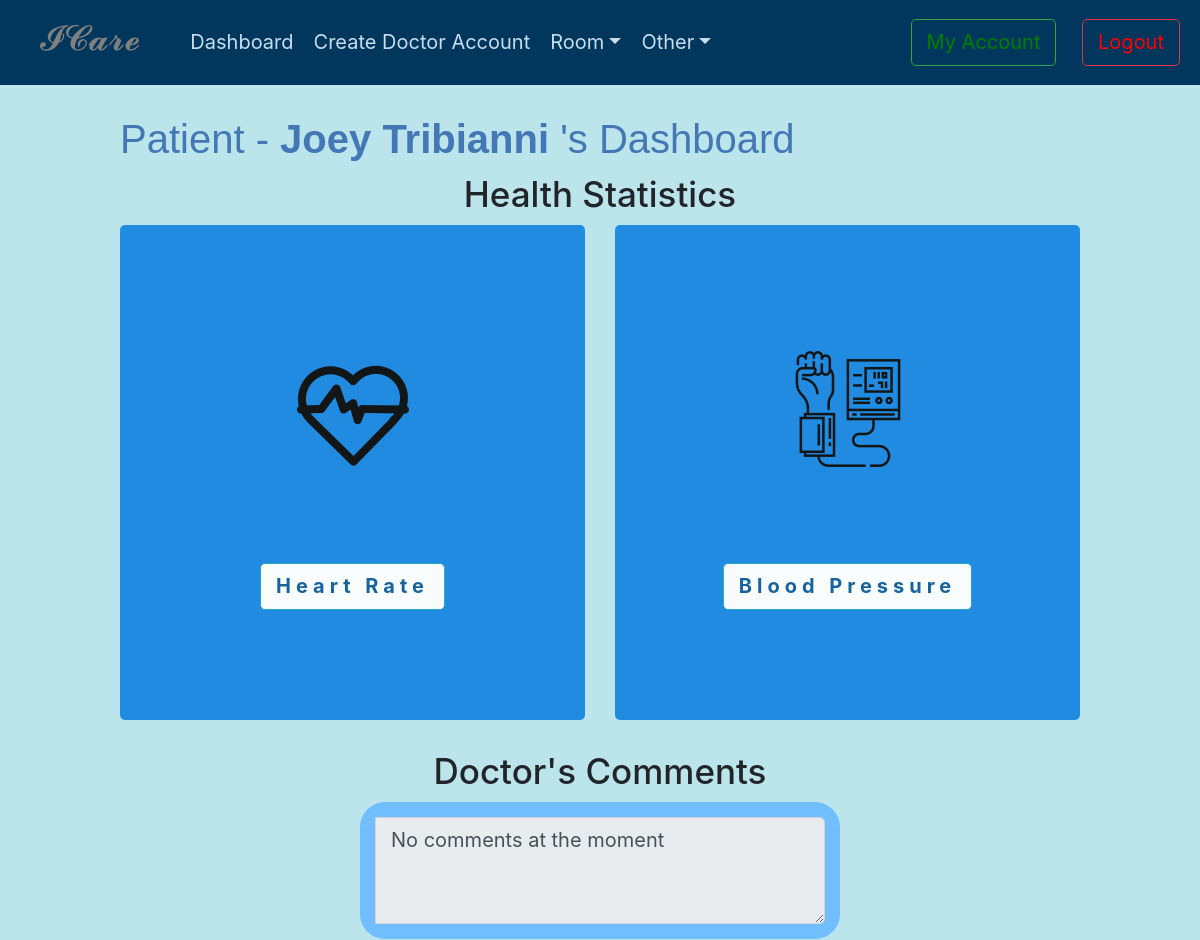
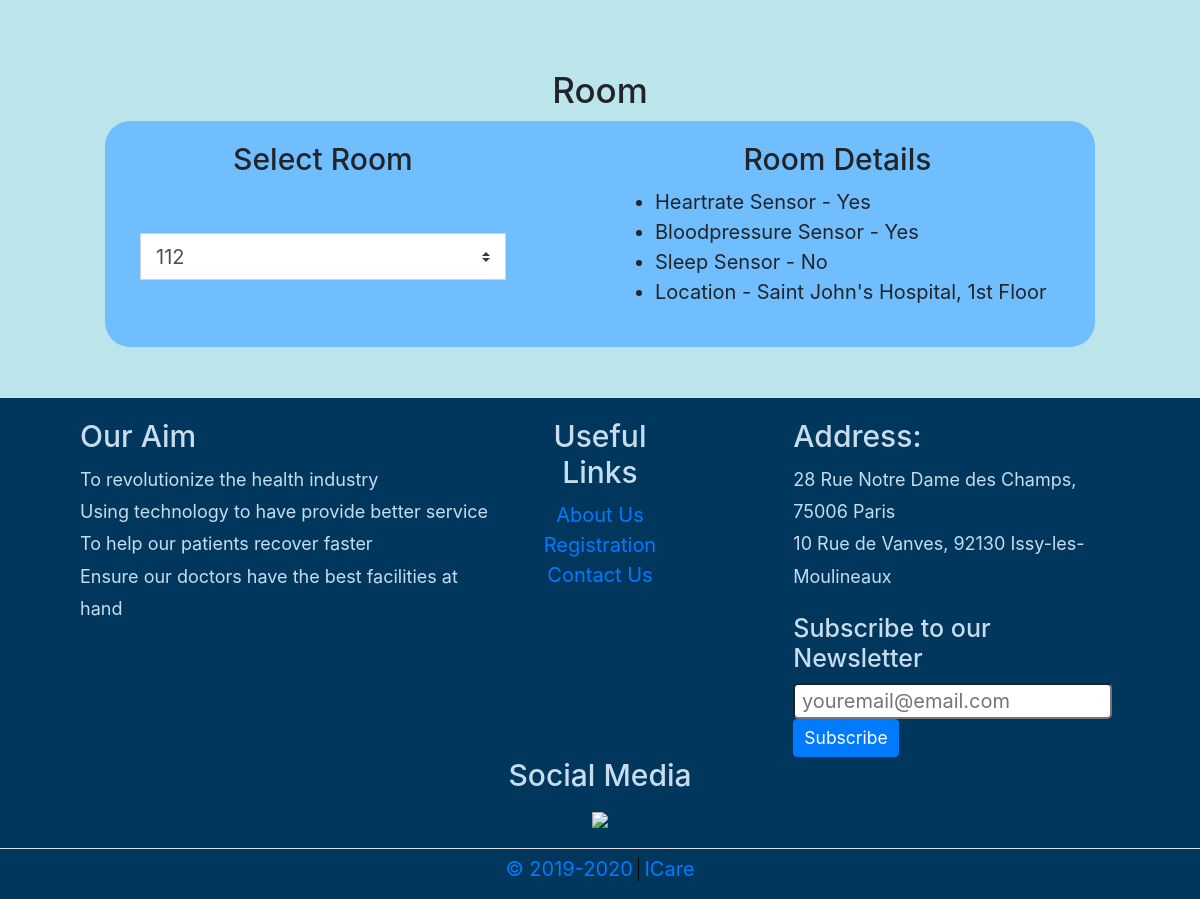
The page /view-patient-dashboard.php?id=58 (signed in) on the database its author committed (2 pictures, top to bottom).
### tables this page shows
CREATE TABLE `patient` (
  `idPatient` int(10) NOT NULL,
  `First_Name` varchar(45) DEFAULT NULL,
  `Last_Name` varchar(45) DEFAULT NULL,
  `Phone_number` varchar(45) DEFAULT NULL,
  `BirthDate` varchar(45) DEFAULT NULL,
  `Address` varchar(45) DEFAULT NULL,
  `Cholesterol` varchar(450) DEFAULT NULL,
  `Emerg_FirstName` varchar(45) DEFAULT NULL,
  `Emerg_LastName` varchar(45) DEFAULT NULL,
  `Emerg_Relation` varchar(45) DEFAULT NULL,
  `Emerg_PhoneNumber1` varchar(20) DEFAULT NULL,
  `Emerg2_PhoneNumber2` varchar(20) DEFAULT NULL,
  `Emerg_PhoneNumber2` varchar(20) DEFAULT NULL,
  `HepatitisB` varchar(45) DEFAULT NULL,
  `ChickenPox` varchar(45) DEFAULT NULL,
  `Measles` varchar(45) DEFAULT NULL,
  `Medical_History` varchar(800) DEFAULT NULL,
  `Height` varchar(45) DEFAULT NULL,
  `Weight` varchar(45) DEFAULT NULL,
  `DoctorId` int(11) DEFAULT NULL,
  `Gender` varchar(30) NOT NULL,
  `Occupation` varchar(30) NOT NULL,
  `Marital_Status` varchar(30) NOT NULL,
  `EmailID` varchar(50) NOT NULL,
  `Social_Security` varchar(50) NOT NULL,
  `Emerg2_Relation` varchar(50) NOT NULL,
  `Emerg2_FirstName` varchar(50) NOT NULL,
  `Emerg2_PhoneNumber1` varchar(20) NOT NULL,
  `BloodPressure` varchar(100) NOT NULL,
  `HeartDisease` varchar(100) NOT NULL,
  `Vaccination_History` varchar(100) NOT NULL,
  `OtherHealthIssues` varchar(500) NOT NULL,
  `Emerg2_LastName` varchar(30) NOT NULL,
  `DoctorComments` text DEFAULT NULL,
  `RoomNo` int(20) NOT NULL
);

CREATE TABLE `room` (
  `RoomID` int(11) NOT NULL,
  `RoomNo` int(20) DEFAULT NULL,
  `Location` varchar(45) DEFAULT NULL,
  `Occupied` varchar(3) NOT NULL,
  `HeartRateSensor` varchar(3) DEFAULT NULL,
  `HeartRateSensorID` int(11) NOT NULL,
  `BloodPressureSensor` varchar(3) NOT NULL,
  `BloodPressureSensorID` int(11) NOT NULL,
  `SleepSensor` varchar(3) NOT NULL,
  `SleepSensorID` int(11) NOT NULL,
  `PatientID` int(11) NOT NULL
);

### view-patient-dashboard.php (the view, shortened to what this page needs)
<?php
    global $patient_id;
    include('includes/header.php');
    if(isset($_GET['id'])) {
		$patient_id = $_GET['id'];
	}
    if(isset($patient_id)) {
        $record = mysqli_query($conn, "SELECT * FROM patient WHERE idPatient=$patient_id");
        $n = mysqli_fetch_array($record);
        $FirstName    			=  $n['First_Name'];
        $LastName    			=  $n['Last_Name'];
        $Comments               =  $n['DoctorComments'];
        $RoomNo               =  $n['RoomNo'];
        $record = mysqli_query($conn, "SELECT * FROM room WHERE PatientID=$patient_id");
        $n = mysqli_fetch_array($record);
        $bloodpressure    			=  $n['BloodPressureSensor'];
        $heartrate    			=  $n['HeartRateSensor'];
        $count=0;
    }
?>
    <div class="main-content">
        <h2> Patient -
        <?php  if (isset($patient_id)) : ?>
            <strong>
                <?php echo $FirstName, " ", $LastName;?>
            </strong>'s Dashboard <?php endif ?>
        </h2>
        <h3 class="text-center">Health Statistics</h3>
        <div class="row" >
            <?php if($heartrate == "Yes"){ $count++; echo '
                <div class="col">
                    <div class="rounded" style="background-color: #1082df; opacity: 0.9; text-align: center;">
                        <br><br><br><br>
                        <a><img src="images/heartrate-sensor.png" alt=""></a>
                        <br><br><br><br>
                        <div class="text-left">
                            <p class="text-center">
                                <a href="#"><button type="button" style="background-color: white;color: #065596;letter-spacing: 5px;" class="btn btn-info btn-md" data-toggle="modal" data-target="#ecg"><b>Heart Rate</b></button></a>
                            </p>
                            <br><br><br>
                        </div>
                    </div>
                </div>
                <div class="modal fade" id="ecg" tabindex="-1" role="dialog" aria-labelledby="exampleModalCenterTitle" aria-hidden="true">
                    <div class="modal-dialog modal-dialog-centered" role="document">
                        <div class="modal-content">
                            <div class="modal-header">
                                <h5 class="modal-title" id="exampleModalCenterTitle">Heart Rate </h5>
                                <button type="button" class="close" data-dismiss="modal" aria-label="Close">
                                    <span aria-hidden="true">&times;</span>
                                </button>
                            </div>
                            <div class="modal-body">
                                <img style="max-width: 100%;" src="images/ecg%20gif.gif" alt="">
                            </div>
                            <div class="modal-footer">
                                <button type="button" class="btn btn-secondary" data-dismiss="modal">Close</button>
                            </div>
                        </div>
                    </div>
                </div>
            '; }?>
            <?php if($bloodpressure == "Yes"){ $count++; echo '
                <div class="col">
                    <div class="rounded" style="background-color: #1082df; opacity: 0.9; text-align: center;">
                        <br><br><br><br>
                        <a><img src="images/bloodpressure-sensor.png" alt=""> </a>
                        <br><br><br><br>
                        <div class="text-left">
                            <p class="text-center">
                                <a href="#"><button type="button" style="background-color: white;color: #065596;letter-spacing: 5px" class="btn btn-info btn-md" data-toggle="modal" data-target="#exampleModalCenter"><b>Blood Pressure </b></button></a>
                            </p>
                        </div>
                        <br><br><br>
                    </div>
                </div>
                <div class="modal fade" id="exampleModalCenter" tabindex="-1" role="dialog" aria-labelledby="exampleModalCenterTitle" aria-hidden="true" >
                    <div class="modal-dialog modal-dialog-centered" role="document">
                        <div class="modal-content">
                            <div class="modal-header">
                                <h5 class="modal-title" id="exampleModalCenterTitle">Blood Pressure</h5>
                                <button type="button" class="close" data-dismiss="modal" aria-label="Close">
                                    <span aria-hidden="true">&times;</span>
                                </button>
                            </div>
                            <div class="modal-body">
                                <div class="rounded" style="background-color: white; text-align: center;">
                                    <div style="font-size: 80px" id="demo">
                                        <script>
                                            document.getElementById("demo").innerHTML = Math.floor(Math.random() * (150 - 90)) + 90;
                                        </script>
                                    </div>
                                </div>
                            </div>
                            <div class="modal-footer">
                                <button type="button" class="btn btn-secondary" data-dismiss="modal">Close</button>
                            </div>
                        </div>
                    </div>
                </div>
            '; }?>
        </div>
        <div class="row" style="padding: 30px 0;">
            <form class="col-md-12" action="view-patient-dashboard.php?id=<?php echo $patient_id?>" method="post">
                <h3 class="text-center">Doctor's Comments</h3>
                <div class="input-group col-md-6" style="margin:auto; padding: 15px; background-color: #70befe;   border-radius: 25px;">
                    <textarea class="form-control" rows="3" <?php if(userType()!=2) echo 'readonly'?> name="DoctorComments"><?php echo $Comments ; ?></textarea>
                </div>
            </form>
        </div>
        <div class="row" style="padding-top:30px;">
            <h3 style="margin:10px auto;">Room</h3>
            <form class="col-md-12 row" action="view-patient-dashboard.php?id=<?php echo $patient_id?>" method="post" style="margin:auto; padding: 20px; background-color: #70befe;   border-radius: 25px;">
                <div class="input-group col-md-5" >
                    <?php if(userType()==4) {
                        echo '
                            <h4 style="margin: 0 auto 10px auto;">Patient Room</h4>
                        ';} else {
                        echo '
                            <h4 style="margin: 0 auto 10px auto;">Select Room</h4>
                        '; }
                    ?>
                    <div class="input-group">
                        <select class="custom-select" name="room_no" <?php if(userType()==4){ echo 'disabled';}  ?> required>
                            <option selected><?php echo $RoomNo; ?></option>
                        </select>
                        <br>
                    </div>
                </div>
                <?php if(($RoomNo==0) && (userType()!=4)) {
                    echo "
                    <div class='input-group col-md-6 offset-md-1' >
                        <h4 style='margin: 0 auto 10px auto;'>Room Details</h4>
                        <div class='input-group ml-5'>
                            <ul>
                                <li>First Assign Room to Patient</li>
                            <ul>
                        </div>
                    </div>
                    ";
                } else {
                ?>
                <div class="input-group col-md-6 offset-md-1" >
                    <h4 style="margin: 0 auto 10px auto;">Room Details</h4>
                    <div class="input-group">
                        <ul>
                            <?php
                                    $records = mysqli_query($conn, "SELECT * FROM room WHERE RoomNo = '$RoomNo'");
                                    while ($row = mysqli_fetch_assoc($records)) {
                                        $HeartRateSensor = $row['HeartRateSensor'];
                                        $BloodPressureSensor = $row['BloodPressureSensor'];
                                        $SleepSensor = $row['SleepSensor'];
                                        $Location = $row['Location'];
                                ?>
                                    <li>Heartrate Sensor - <?php echo $HeartRateSensor; ?></li>
                                    <li>Bloodpressure Sensor - <?php echo $BloodPressureSensor; ?></li>
                                    <li>Sleep Sensor - <?php echo $SleepSensor; ?></li>
                                    <li>Location -  <?php echo $Location; ?> </li>
                                <?php
                                    }
                                ?>
                        </ul>
                    </div>
                </div>
                <?php
                        }
                ?>
            </form>
        </div>
    </div>
</div>
<?php
	include('includes/footer.php');
?>

### css/styles.css (style rules this page uses)
:root { font-size: 20px; font-family: "Times New Roman", Times, serif; }
p { font-size: 18px; line-height: 1.8; }
h2 { color: #4477B5; font-family: "Source Sans Pro", "Arial", serif; font-weight: normal; }
.main-content { width: 80%; margin: 0 auto; padding: 30px 0 50px 0; }

### rows shown on the page
patient: First_Name "Joey", Last_Name "Tribianni", DoctorComments "No comments at the moment", room_no "112"
room: HeartRateSensor "Yes", BloodPressureSensor "Yes", SleepSensor "No", Location "Saint John's Hospital, 1st Floor"

### other values the page prints
$fromYear "2019"
$thisYear "2020"
